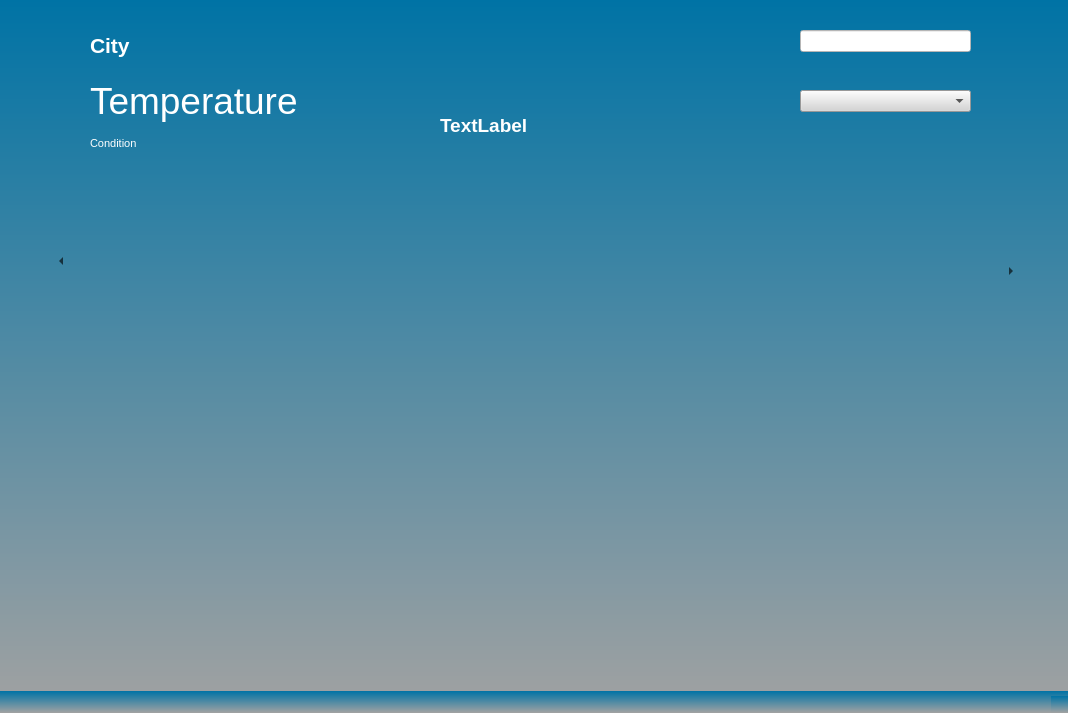
<?xml version="1.0" encoding="UTF-8"?>
<ui version="4.0">
 <class>MainWindow</class>
 <widget class="QMainWindow" name="MainWindow">
  <property name="geometry">
   <rect>
    <x>0</x>
    <y>0</y>
    <width>1068</width>
    <height>713</height>
   </rect>
  </property>
  <property name="windowTitle">
   <string>MainWindow</string>
  </property>
  <property name="styleSheet">
   <string notr="true">background-color: qlineargradient(spread:pad, x1:0, y1:0, x2:0, y2:1, stop:0 rgba(0, 115, 165, 255), stop:1 rgba(162, 162, 162, 255))</string>
  </property>
  <widget class="QWidget" name="centralwidget">
   <property name="styleSheet">
    <string notr="true">background-color: transparent
</string>
   </property>
   <widget class="QLabel" name="temperature">
    <property name="geometry">
     <rect>
      <x>90</x>
      <y>75</y>
      <width>211</width>
      <height>51</height>
     </rect>
    </property>
    <property name="palette">
     <palette>
      <active>
       <colorrole role="WindowText">
        <brush brushstyle="SolidPattern">
         <color alpha="255">
          <red>255</red>
          <green>255</green>
          <blue>255</blue>
         </color>
        </brush>
       </colorrole>
       <colorrole role="Button">
        <brush brushstyle="SolidPattern">
         <color alpha="0">
          <red>0</red>
          <green>0</green>
          <blue>0</blue>
         </color>
        </brush>
       </colorrole>
       <colorrole role="Base">
        <brush brushstyle="SolidPattern">
         <color alpha="0">
          <red>0</red>
          <green>0</green>
          <blue>0</blue>
         </color>
        </brush>
       </colorrole>
       <colorrole role="Window">
        <brush brushstyle="SolidPattern">
         <color alpha="0">
          <red>0</red>
          <green>0</green>
          <blue>0</blue>
         </color>
        </brush>
       </colorrole>
      </active>
      <inactive>
       <colorrole role="WindowText">
        <brush brushstyle="SolidPattern">
         <color alpha="255">
          <red>255</red>
          <green>255</green>
          <blue>255</blue>
         </color>
        </brush>
       </colorrole>
       <colorrole role="Button">
        <brush brushstyle="SolidPattern">
         <color alpha="0">
          <red>0</red>
          <green>0</green>
          <blue>0</blue>
         </color>
        </brush>
       </colorrole>
       <colorrole role="Base">
        <brush brushstyle="SolidPattern">
         <color alpha="0">
          <red>0</red>
          <green>0</green>
          <blue>0</blue>
         </color>
        </brush>
       </colorrole>
       <colorrole role="Window">
        <brush brushstyle="SolidPattern">
         <color alpha="0">
          <red>0</red>
          <green>0</green>
          <blue>0</blue>
         </color>
        </brush>
       </colorrole>
      </inactive>
      <disabled>
       <colorrole role="Button">
        <brush brushstyle="SolidPattern">
         <color alpha="0">
          <red>0</red>
          <green>0</green>
          <blue>0</blue>
         </color>
        </brush>
       </colorrole>
       <colorrole role="Base">
        <brush brushstyle="SolidPattern">
         <color alpha="0">
          <red>0</red>
          <green>0</green>
          <blue>0</blue>
         </color>
        </brush>
       </colorrole>
       <colorrole role="Window">
        <brush brushstyle="SolidPattern">
         <color alpha="0">
          <red>0</red>
          <green>0</green>
          <blue>0</blue>
         </color>
        </brush>
       </colorrole>
      </disabled>
     </palette>
    </property>
    <property name="font">
     <font>
      <pointsize>28</pointsize>
     </font>
    </property>
    <property name="text">
     <string>Temperature</string>
    </property>
   </widget>
   <widget class="QLabel" name="condition">
    <property name="geometry">
     <rect>
      <x>90</x>
      <y>135</y>
      <width>201</width>
      <height>16</height>
     </rect>
    </property>
    <property name="palette">
     <palette>
      <active>
       <colorrole role="WindowText">
        <brush brushstyle="SolidPattern">
         <color alpha="255">
          <red>255</red>
          <green>255</green>
          <blue>255</blue>
         </color>
        </brush>
       </colorrole>
       <colorrole role="Button">
        <brush brushstyle="SolidPattern">
         <color alpha="0">
          <red>0</red>
          <green>0</green>
          <blue>0</blue>
         </color>
        </brush>
       </colorrole>
       <colorrole role="Base">
        <brush brushstyle="SolidPattern">
         <color alpha="0">
          <red>0</red>
          <green>0</green>
          <blue>0</blue>
         </color>
        </brush>
       </colorrole>
       <colorrole role="Window">
        <brush brushstyle="SolidPattern">
         <color alpha="0">
          <red>0</red>
          <green>0</green>
          <blue>0</blue>
         </color>
        </brush>
       </colorrole>
      </active>
      <inactive>
       <colorrole role="WindowText">
        <brush brushstyle="SolidPattern">
         <color alpha="255">
          <red>255</red>
          <green>255</green>
          <blue>255</blue>
         </color>
        </brush>
       </colorrole>
       <colorrole role="Button">
        <brush brushstyle="SolidPattern">
         <color alpha="0">
          <red>0</red>
          <green>0</green>
          <blue>0</blue>
         </color>
        </brush>
       </colorrole>
       <colorrole role="Base">
        <brush brushstyle="SolidPattern">
         <color alpha="0">
          <red>0</red>
          <green>0</green>
          <blue>0</blue>
         </color>
        </brush>
       </colorrole>
       <colorrole role="Window">
        <brush brushstyle="SolidPattern">
         <color alpha="0">
          <red>0</red>
          <green>0</green>
          <blue>0</blue>
         </color>
        </brush>
       </colorrole>
      </inactive>
      <disabled>
       <colorrole role="Button">
        <brush brushstyle="SolidPattern">
         <color alpha="0">
          <red>0</red>
          <green>0</green>
          <blue>0</blue>
         </color>
        </brush>
       </colorrole>
       <colorrole role="Base">
        <brush brushstyle="SolidPattern">
         <color alpha="0">
          <red>0</red>
          <green>0</green>
          <blue>0</blue>
         </color>
        </brush>
       </colorrole>
       <colorrole role="Window">
        <brush brushstyle="SolidPattern">
         <color alpha="0">
          <red>0</red>
          <green>0</green>
          <blue>0</blue>
         </color>
        </brush>
       </colorrole>
      </disabled>
     </palette>
    </property>
    <property name="font">
     <font>
      <pointsize>8</pointsize>
     </font>
    </property>
    <property name="text">
     <string>Condition</string>
    </property>
   </widget>
   <widget class="QLabel" name="weatherIcon">
    <property name="geometry">
     <rect>
      <x>440</x>
      <y>20</y>
      <width>171</width>
      <height>81</height>
     </rect>
    </property>
    <property name="text">
     <string/>
    </property>
   </widget>
   <widget class="QScrollArea" name="scrollArea">
    <property name="geometry">
     <rect>
      <x>90</x>
      <y>170</y>
      <width>891</width>
      <height>191</height>
     </rect>
    </property>
    <property name="verticalScrollBarPolicy">
     <enum>Qt::ScrollBarAlwaysOff</enum>
    </property>
    <property name="horizontalScrollBarPolicy">
     <enum>Qt::ScrollBarAlwaysOff</enum>
    </property>
    <property name="widgetResizable">
     <bool>true</bool>
    </property>
    <widget class="QWidget" name="scrollAreaWidgetContents">
     <property name="geometry">
      <rect>
       <x>0</x>
       <y>0</y>
       <width>889</width>
       <height>189</height>
      </rect>
     </property>
     <widget class="QWidget" name="horizontalLayoutWidget">
      <property name="geometry">
       <rect>
        <x>0</x>
        <y>0</y>
        <width>891</width>
        <height>191</height>
       </rect>
      </property>
      <layout class="QHBoxLayout" name="horizontalLayout_3"/>
     </widget>
    </widget>
   </widget>
   <widget class="QToolButton" name="rightScrollButton">
    <property name="geometry">
     <rect>
      <x>1000</x>
      <y>260</y>
      <width>22</width>
      <height>22</height>
     </rect>
    </property>
    <property name="text">
     <string>...</string>
    </property>
    <property name="arrowType">
     <enum>Qt::RightArrow</enum>
    </property>
   </widget>
   <widget class="QToolButton" name="leftScrollButton">
    <property name="geometry">
     <rect>
      <x>50</x>
      <y>250</y>
      <width>22</width>
      <height>22</height>
     </rect>
    </property>
    <property name="text">
     <string>...</string>
    </property>
    <property name="arrowType">
     <enum>Qt::LeftArrow</enum>
    </property>
   </widget>
   <widget class="QWidget" name="forecastGrid" native="true">
    <property name="geometry">
     <rect>
      <x>90</x>
      <y>380</y>
      <width>331</width>
      <height>281</height>
     </rect>
    </property>
   </widget>
   <widget class="QWidget" name="details" native="true">
    <property name="geometry">
     <rect>
      <x>450</x>
      <y>380</y>
      <width>531</width>
      <height>281</height>
     </rect>
    </property>
   </widget>
   <widget class="QLineEdit" name="searchBar">
    <property name="geometry">
     <rect>
      <x>800</x>
      <y>30</y>
      <width>171</width>
      <height>22</height>
     </rect>
    </property>
    <property name="styleSheet">
     <string notr="true">background-color: white</string>
    </property>
   </widget>
   <widget class="QComboBox" name="favouriteCities">
    <property name="geometry">
     <rect>
      <x>800</x>
      <y>90</y>
      <width>171</width>
      <height>22</height>
     </rect>
    </property>
    <property name="styleSheet">
     <string notr="true">background-color: rgb(213, 213, 213)</string>
    </property>
   </widget>
   <widget class="QWidget" name="horizontalLayoutWidget_2">
    <property name="geometry">
     <rect>
      <x>90</x>
      <y>20</y>
      <width>231</width>
      <height>51</height>
     </rect>
    </property>
    <layout class="QHBoxLayout" name="cityLabelLayout">
     <item>
      <widget class="QLabel" name="city">
       <property name="palette">
        <palette>
         <active>
          <colorrole role="WindowText">
           <brush brushstyle="SolidPattern">
            <color alpha="255">
             <red>255</red>
             <green>255</green>
             <blue>255</blue>
            </color>
           </brush>
          </colorrole>
          <colorrole role="Button">
           <brush brushstyle="SolidPattern">
            <color alpha="0">
             <red>0</red>
             <green>0</green>
             <blue>0</blue>
            </color>
           </brush>
          </colorrole>
          <colorrole role="Base">
           <brush brushstyle="SolidPattern">
            <color alpha="0">
             <red>0</red>
             <green>0</green>
             <blue>0</blue>
            </color>
           </brush>
          </colorrole>
          <colorrole role="Window">
           <brush brushstyle="SolidPattern">
            <color alpha="0">
             <red>0</red>
             <green>0</green>
             <blue>0</blue>
            </color>
           </brush>
          </colorrole>
         </active>
         <inactive>
          <colorrole role="WindowText">
           <brush brushstyle="SolidPattern">
            <color alpha="255">
             <red>255</red>
             <green>255</green>
             <blue>255</blue>
            </color>
           </brush>
          </colorrole>
          <colorrole role="Button">
           <brush brushstyle="SolidPattern">
            <color alpha="0">
             <red>0</red>
             <green>0</green>
             <blue>0</blue>
            </color>
           </brush>
          </colorrole>
          <colorrole role="Base">
           <brush brushstyle="SolidPattern">
            <color alpha="0">
             <red>0</red>
             <green>0</green>
             <blue>0</blue>
            </color>
           </brush>
          </colorrole>
          <colorrole role="Window">
           <brush brushstyle="SolidPattern">
            <color alpha="0">
             <red>0</red>
             <green>0</green>
             <blue>0</blue>
            </color>
           </brush>
          </colorrole>
         </inactive>
         <disabled>
          <colorrole role="Button">
           <brush brushstyle="SolidPattern">
            <color alpha="0">
             <red>0</red>
             <green>0</green>
             <blue>0</blue>
            </color>
           </brush>
          </colorrole>
          <colorrole role="Base">
           <brush brushstyle="SolidPattern">
            <color alpha="0">
             <red>0</red>
             <green>0</green>
             <blue>0</blue>
            </color>
           </brush>
          </colorrole>
          <colorrole role="Window">
           <brush brushstyle="SolidPattern">
            <color alpha="0">
             <red>0</red>
             <green>0</green>
             <blue>0</blue>
            </color>
           </brush>
          </colorrole>
         </disabled>
        </palette>
       </property>
       <property name="font">
        <font>
         <pointsize>16</pointsize>
         <bold>true</bold>
        </font>
       </property>
       <property name="styleSheet">
        <string notr="true"/>
       </property>
       <property name="text">
        <string>City </string>
       </property>
      </widget>
     </item>
    </layout>
   </widget>
   <widget class="QLabel" name="currentWeatherCondition">
    <property name="geometry">
     <rect>
      <x>440</x>
      <y>105</y>
      <width>171</width>
      <height>41</height>
     </rect>
    </property>
    <property name="palette">
     <palette>
      <active>
       <colorrole role="WindowText">
        <brush brushstyle="SolidPattern">
         <color alpha="255">
          <red>255</red>
          <green>255</green>
          <blue>255</blue>
         </color>
        </brush>
       </colorrole>
       <colorrole role="Button">
        <brush brushstyle="SolidPattern">
         <color alpha="0">
          <red>0</red>
          <green>0</green>
          <blue>0</blue>
         </color>
        </brush>
       </colorrole>
       <colorrole role="Base">
        <brush brushstyle="SolidPattern">
         <color alpha="0">
          <red>0</red>
          <green>0</green>
          <blue>0</blue>
         </color>
        </brush>
       </colorrole>
       <colorrole role="Window">
        <brush brushstyle="SolidPattern">
         <color alpha="0">
          <red>0</red>
          <green>0</green>
          <blue>0</blue>
         </color>
        </brush>
       </colorrole>
      </active>
      <inactive>
       <colorrole role="WindowText">
        <brush brushstyle="SolidPattern">
         <color alpha="255">
          <red>255</red>
          <green>255</green>
          <blue>255</blue>
         </color>
        </brush>
       </colorrole>
       <colorrole role="Button">
        <brush brushstyle="SolidPattern">
         <color alpha="0">
          <red>0</red>
          <green>0</green>
          <blue>0</blue>
         </color>
        </brush>
       </colorrole>
       <colorrole role="Base">
        <brush brushstyle="SolidPattern">
         <color alpha="0">
          <red>0</red>
          <green>0</green>
          <blue>0</blue>
         </color>
        </brush>
       </colorrole>
       <colorrole role="Window">
        <brush brushstyle="SolidPattern">
         <color alpha="0">
          <red>0</red>
          <green>0</green>
          <blue>0</blue>
         </color>
        </brush>
       </colorrole>
      </inactive>
      <disabled>
       <colorrole role="Button">
        <brush brushstyle="SolidPattern">
         <color alpha="0">
          <red>0</red>
          <green>0</green>
          <blue>0</blue>
         </color>
        </brush>
       </colorrole>
       <colorrole role="Base">
        <brush brushstyle="SolidPattern">
         <color alpha="0">
          <red>0</red>
          <green>0</green>
          <blue>0</blue>
         </color>
        </brush>
       </colorrole>
       <colorrole role="Window">
        <brush brushstyle="SolidPattern">
         <color alpha="0">
          <red>0</red>
          <green>0</green>
          <blue>0</blue>
         </color>
        </brush>
       </colorrole>
      </disabled>
     </palette>
    </property>
    <property name="font">
     <font>
      <pointsize>14</pointsize>
      <bold>true</bold>
     </font>
    </property>
    <property name="text">
     <string>TextLabel</string>
    </property>
   </widget>
  </widget>
  <widget class="QStatusBar" name="statusbar"/>
  <action name="actionaaa">
   <property name="text">
    <string>aaa</string>
   </property>
  </action>
 </widget>
 <resources/>
 <connections/>
</ui>
